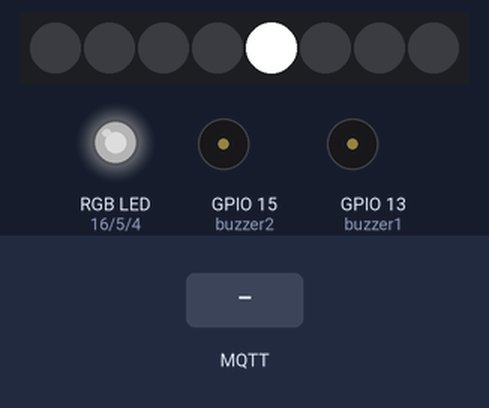
A sketch run on a simulated ESP8266 (NodeMCU). On the bench: 8 RGB LEDs in strip order, left to right, an RGB LED mixed from three pins (HIGH = lit), buzzer (waves = sounding, pin HIGH). The test bench sets the inputs (shaded band). Dim RGB values are drawn brighter than linear; WiFi joins after 1.5 s; servers stay silent unless stated; no MQTT or app messages arrive unless stated; what the sketch prints to the serial monitor is not drawn.

Above: at 6.4 s.
8.3 s: MQTT message "k" arrives on the first subscribed topic
At 9.7 s:
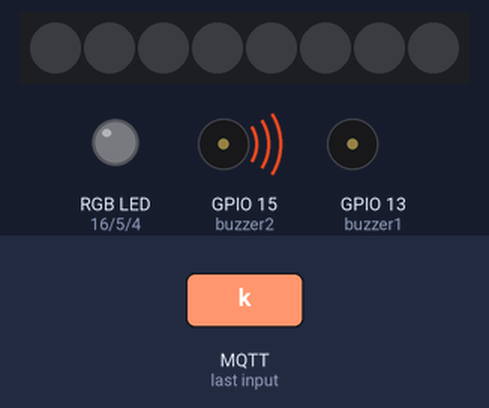
10.9 s: MQTT message "o" arrives on the first subscribed topic
At 11.55 s:
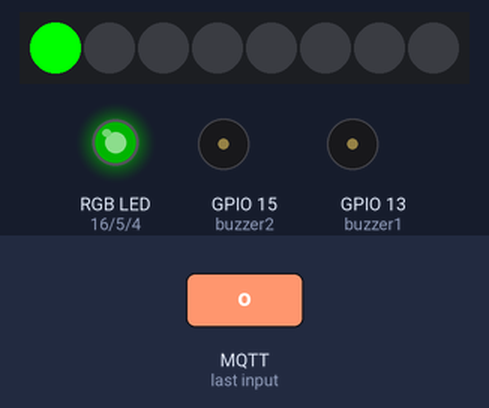
13.1 s: MQTT message "n" arrives on the first subscribed topic
At 14.75 s:
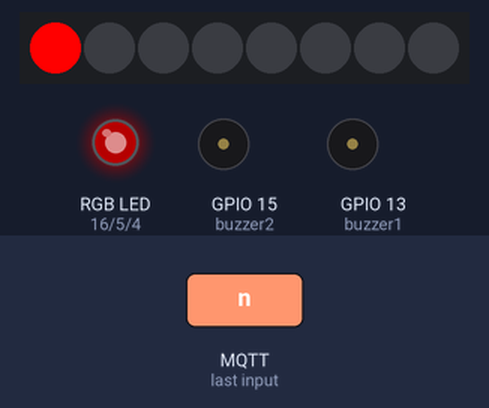
16.1 s: MQTT message "k" arrives on the first subscribed topic
At 17.97 s:
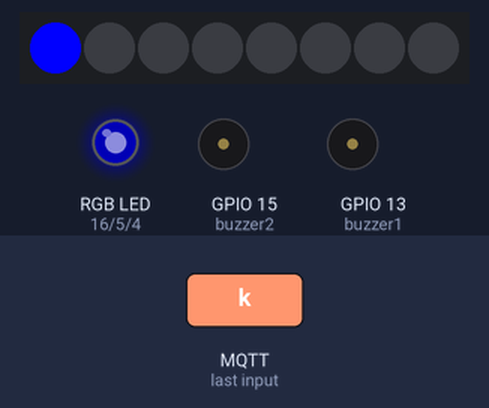
Timing chart, 0 to 22.6 s (numbered marks = the images above; inputs shaded):
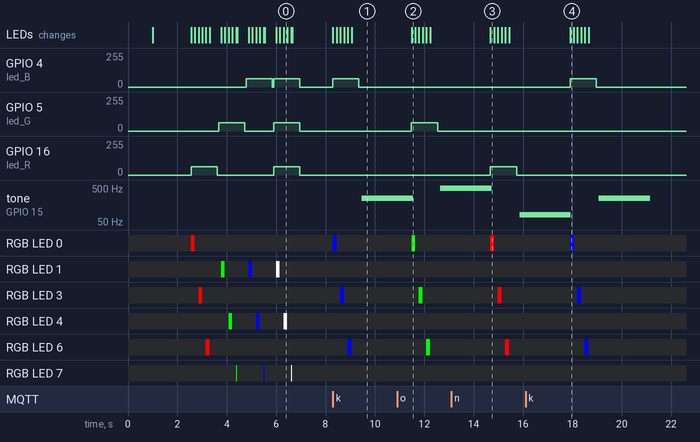

The sketch:

Node-tification.ino
```cpp
#include <Adafruit_NeoPixel.h>

#include <ESP8266WiFi.h>
#include <PubSubClient.h>

const int led_R = 16; //D0
const int led_G = 5; //D1
const int led_B = 4; //D2
const int buzzer1 = 13; //D7
const int buzzer2 = 15; //D8
WiFiClient espClient;
PubSubClient client(espClient);
Adafruit_NeoPixel strip = Adafruit_NeoPixel(8, 12, NEO_GRB + NEO_KHZ800);

void setup() {
  delay(1000);
  Serial.begin(115200);
  WiFi.begin("PIT-Hackathon", "Hackathon");

  //LED setup
  pinMode(led_R, OUTPUT);
  pinMode(led_G, OUTPUT);
  pinMode(led_B, OUTPUT);
  pinMode(buzzer1, OUTPUT);
  pinMode(buzzer2, OUTPUT);
  analogWrite(led_R, 0);
  analogWrite(led_G, 0);
  analogWrite(led_B, 0);
  strip.begin();
  strip.show();
  //verbinden mit Access Point
  Serial.println();
  Serial.print("\nVerbinden");
  while(WiFi.status() != WL_CONNECTED) {
    delay(500);
    Serial.print(".");
  }
  Serial.println("verbunden!");
  Serial.print("IP-Adresse: ");
  Serial.println(WiFi.localIP());

  //Verbindung zum MQTT-Server herstellen
  client.setServer("172.16.0.1", 1883);
  if(client.connect("Marius_NodeMCU")) {
    Serial.println("Verbunden mit dem MQTT Server!");
    led_flash(255, 0, 0, 250);
    led_flash(0, 255, 0, 250);
    led_flash(0, 0, 255, 250);
    led_flash(255, 255, 255, 250);
    client.subscribe("/theringbot/ring");
    client.setCallback(callback);
  } else {
    Serial.println(client.state());
  }
}

void loop() {
  client.loop();
}

//Nachricht auslesen & darauf reagieren
void callback(char* topic, byte* payload, unsigned int length) {
  Serial.print("Neue Nachricht [");
  Serial.print(topic);
  Serial.print("] ");
  for (int i=0;i<length;i++) {
    Serial.print((char)payload[i]);
  }
  Serial.println();
  if((char)payload[0] == 'k') {
    led_flash(0, 0, 255, 250);
    buzz(2, 2, 512);
    Serial.println("Es hat an der Tür geklingelt!");
  } else if((char)payload[0] == 'o') {
    led_flash(0, 255, 0, 250);
    buzz(1, 1, 1024);
    Serial.println("Zugelassen!");
  } else if((char)payload[0] == 'n') {
    led_flash(255, 0, 0, 250);
    buzz(6, 6, 175);
    Serial.println("Abgelehnt!");
  }
  payload = 0;
}

//LEDs mit RGB-Wert blinken lassen
void led_flash(byte red, byte green, byte blue, int ms) {
  analogWrite(led_R, red);
  analogWrite(led_G, green);
  analogWrite(led_B, blue);
  for (int i = 0; i < 8; i++) {
    strip.setPixelColor(i, red, green, blue);
    strip.show();
    delay(50);
    strip.setPixelColor(i, 0, 0, 0);
    strip.show();
    delay(50);
  }
  delay(ms);
  analogWrite(led_R, 0);
  analogWrite(led_G, 0);
  analogWrite(led_B, 0);
  delay(ms/4);
}

//beide Summer ansteuern
void buzz(byte delay1, byte delay2, int count) {
  for (int i = 0; i < count; i++)
  {
    analogWrite(buzzer1, 1023);
    analogWrite(buzzer2, 1023);
    delay(delay1);
    analogWrite(buzzer1, 0);
    analogWrite(buzzer2, 0);
    delay(delay2);
  }
}
```

Measured:
- after the input at 8.3 s, GPIO 4 (led_B): 0/255 → 63/255 at once, → 0/255 1.1 s later; tone on GPIO 15 (buzzer2): silent → 248 Hz after 1.2 s
- after the input at 10.9 s, GPIO 5 (led_G): 0/255 → 63/255 after 0.58 s, → 0/255 1.1 s later; RGB LED 0: off → RGB(0, 255, 0) after 0.58 s, → off 0.15 s later; RGB LED 3: off → RGB(0, 255, 0) after 0.88 s, → off 0.15 s later; RGB LED 6: off → RGB(0, 255, 0) after 1.2 s, → off 0.15 s later; the LEDs: change after 0.58 s (image 2)
- after the input at 13.1 s, GPIO 16 (led_R): 0/255 → 63/255 after 1.6 s, → 0/255 1.1 s later; RGB LED 0: off → RGB(255, 0, 0) after 1.6 s, → off 0.15 s later; RGB LED 3: off → RGB(255, 0, 0) after 1.9 s, → off 0.15 s later; RGB LED 6: off → RGB(255, 0, 0) after 2.2 s, → off 0.15 s later; the LEDs: change after 1.6 s (image 3)
- after the input at 16.1 s, GPIO 4 (led_B): 0/255 → 63/255 after 1.8 s, → 0/255 1.1 s later; RGB LED 0: off → RGB(0, 0, 255) after 1.8 s, → off 0.15 s later; RGB LED 3: off → RGB(0, 0, 255) after 2.1 s, → off 0.15 s later; RGB LED 6: off → RGB(0, 0, 255) after 2.4 s, → off 0.15 s later; the LEDs: change after 1.8 s (image 4)
